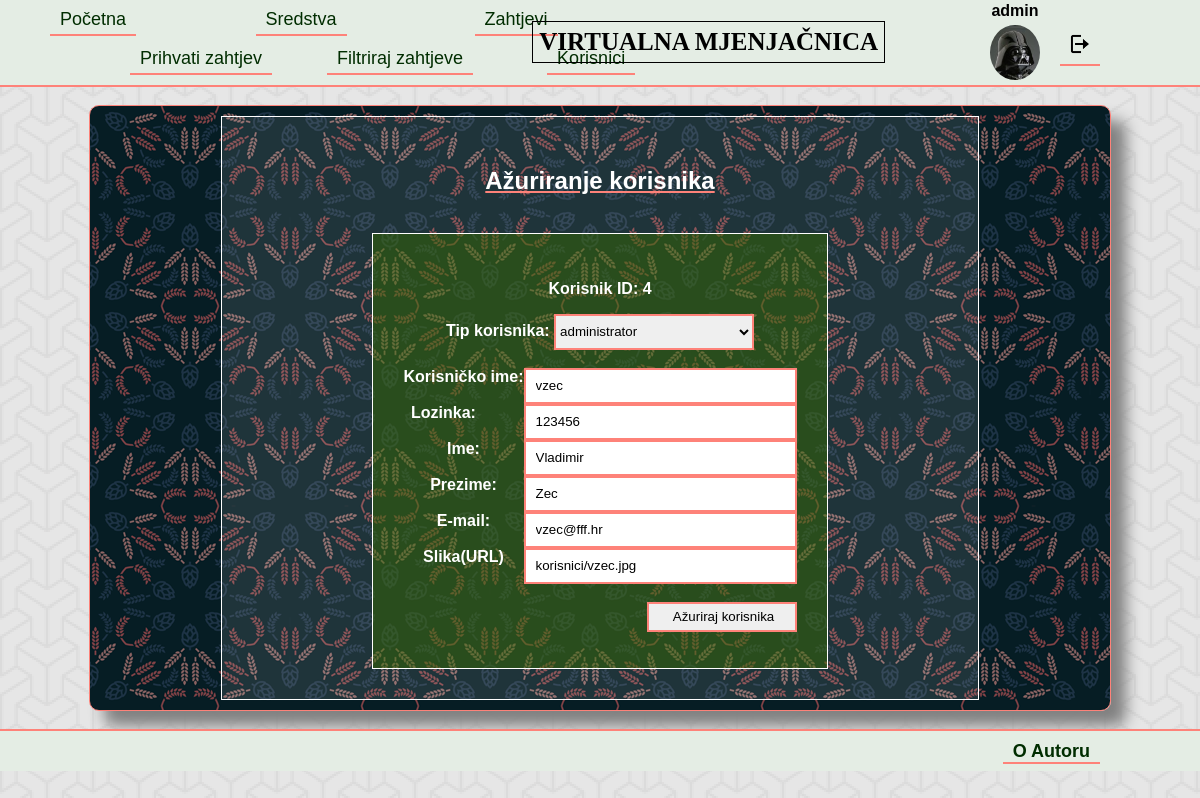
Screenshot of /azurirajKorisnika.php?korisnik=4 (signed in) with the database file from the repository.
### tables this page shows
CREATE TABLE `korisnik` (
  `korisnik_id` INT(10) NOT NULL AUTO_INCREMENT,
  `tip_korisnika_id` INT(10) NOT NULL,
  `korisnicko_ime` VARCHAR(50) NOT NULL,
  `lozinka` VARCHAR(50) NOT NULL,
  `ime` VARCHAR(100) NOT NULL,
  `prezime` VARCHAR(100) NOT NULL,
  `email` VARCHAR(50) NULL,
  `slika` TEXT NULL,
  PRIMARY KEY (`korisnik_id`),
  FOREIGN KEY (`tip_korisnika_id`) REFERENCES `tip_korisnika`(`tip_korisnika_id`)
);

### baza.php (called while the page is built, shortened)
<?php
function upit($dbc, $upit){
  $rezultat=mysqli_query($dbc,$upit);
  return $rezultat;
}
?>

### azurirajKorisnika.php (the view, shortened to what this page needs)
<?php
include("zaglavlje.php");
?>
    <section class="sadrzaj">
      <div class="sadrzajWrap">
        <div class="azurirajKorisnika">
          <h1 class="h1sredstva">Ažuriranje korisnika</h1><br>
          <?php $korisnik=$_GET['korisnik']; ?>
          <form action="azurirajKorisnika.php?korisnik=<?php echo $korisnik; ?>" method="post">
            <?php
            $upit="SELECT * FROM `tip_korisnika`";
            $rezultat=upit($bp,$upit);
            $upit2="SELECT * FROM korisnik WHERE korisnik_id = $korisnik";
            $rezultat2=upit($bp,$upit2);
            $assoc2=mysqli_fetch_assoc($rezultat2);
            if(!isset($_SESSION['kor_id']) || $_SESSION['tip_kor_id'] != 0){
              header("location:index.php");
            }
            else{
              echo "<p style=\"text-align:center;\"><b>Korisnik ID: $korisnik <b></p>";
              echo "<label for=\"tipKorisnika\"><b>Tip korisnika: </b></label>";
              echo "<select class=\"listaMod\" name=\"tipKorisnika\">";
              while($assoc=mysqli_fetch_assoc($rezultat)){
                echo "<option value=\"{$assoc['tip_korisnika_id']}\">{$assoc['naziv']}</option>";
              }
              echo "</select><br><br>";
              echo "<label for=\"korIme\"><b>Korisničko ime:</b></label>";
              echo "<input type=\"text\" name=\"korIme\" size=\"30\" value=\"{$assoc2['korisnicko_ime']}\" placeholder=\"Unesite korisničko ime\"><br><br>";
              echo "<label class=\"marginTecaj\" for=\"lozinka\"><b>Lozinka:</b></label>";
              echo "<input type=\"text\" name=\"lozinka\" size=\"30\" value=\"{$assoc2['lozinka']}\" placeholder=\"Unesite lozinku\"><br><br>";
              echo "<label for=\"Ime\"><b>Ime:</b></label>";
              echo "<input type=\"text\" name=\"Ime\" size=\"30\" value=\"{$assoc2['ime']}\" placeholder=\"Unesite ime korisnika\"><br><br>";
              echo "<label for=\"Prezime\"><b>Prezime:</b></label>";
              echo "<input type=\"text\" name=\"Prezime\" size=\"30\" value=\"{$assoc2['prezime']}\" placeholder=\"Unesite prezime korisnika\"><br><br>";
              echo "<label for=\"eMail\"><b>E-mail:</b></label>";
              echo "<input type=\"text\" name=\"eMail\" size=\"30\" value=\"{$assoc2['email']}\" placeholder=\"Unesite e-Mail\"><br><br>";
              echo "<label for=\"slikaUrl\"><b>Slika(URL)</b></label>";
              echo "<input type=\"text\" name=\"slikaUrl\" size=\"30\" value=\"{$assoc2['slika']}\" placeholder=\"Unesite URL slike\"><br><br><br>";
              echo "<input class=\"submit\" type=\"submit\" name=\"submit\" value=\"Ažuriraj korisnika\" /><br><br>";
          }
            ?>
          </form>
        </div>
      </div>
    </section>
<?php include("podnozje.php"); ?>

### style.css (style rules this page uses)
html { height:100%; }
body { margin:0; width:100%; min-height:100%; font-family:Arial; background-image:url(img/pozadina1.png); }
.submit { width:150px; height:35px; }
.h1sredstva { text-decoration: underline; text-decoration-color: rgb(254, 130, 121); }
.sadrzaj { display:flex; flex-direction: column; align-items: center; height:100%; width:100%; }
.sadrzajWrap { display:flex; flex-direction: column; flex-wrap:wrap; align-items: center; border:1px solid rgb(254, 130, 121); border-radius:10px; width:1000px; background-image:url(img/pozadina.png); box-shadow:15px 15px 15px grey; color:white; padding:10px; }
.azurVal, .dodajValutu, .dodajKorisnika, .azurirajKorisnika { text-align: center; padding:30px 150px 30px 150px; border:1px solid; background-color: rgb(255, 255, 255, 0.1); }
.azurVal input, .dodajValutu input, .dodajKorisnika input, .azurirajKorisnika input, .filtrirajZahtjeve input { height:30px; padding-left: 10px; border:2px solid rgb(254, 130, 121); float: right; }
.azurVal select, .dodajValutu select, .dodajKorisnika select, .azurirajKorisnika select, .filtrirajZahtjeve select { border:2px solid rgb(254, 130, 121); }
.azurVal form, .dodajValutu form, .dodajKorisnika form, .azurirajKorisnika form, .filtrirajZahtjeve form { border:1px solid white; padding:30px; background-color:rgb(53, 102, 0, 0.5); }
.marginTecaj { margin-right: 40px; }
.listaMod { height:36px; width:200px; }

### rows the page displays
korisnik: korIme "vzec", lozinka "123456", Ime "Vladimir", Prezime "Zec", eMail "vzec@fff.hr", slikaUrl "korisnici/vzec.jpg"

### other values shown
$_SESSION['kor_ime'] "admin"
$korisnik "4"
form field tipKorisnika "administrator"
